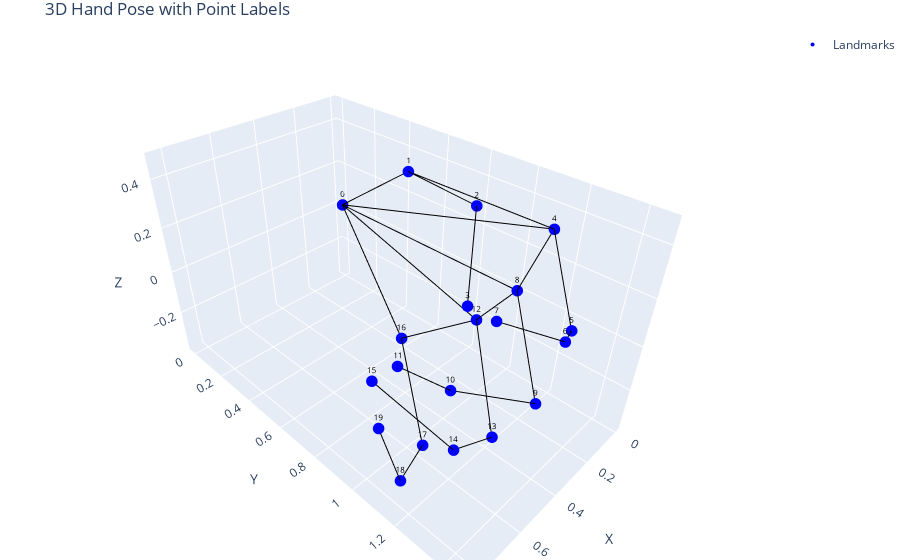
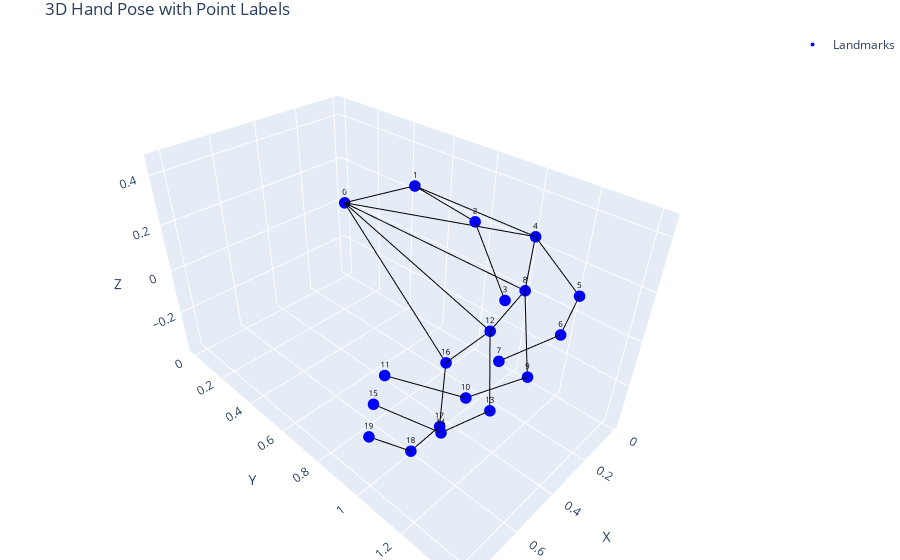

The notebook cell these images were saved under, in order:
### Code cell
# verify they are the same

plot_3d_hand(normalize_hand(landmarks.squeeze(0)))
plot_3d_hand(normalize_hand(forward_hand_kinematics(angles).squeeze(0)))

### Figure 1 — Plotly figure (JSON) as saved in the notebook; plotly's stock layout.template omitted (floating-point values rounded to 4 significant figures)
{"data": [{"marker": {"color": "blue", "size": 4}, "mode": "markers+text", "name": "Landmarks", "text": ["0", "1", "2", "3", "4", "5", "6", "7", "8", "9", "10", "11", "12", "13", "14", "15", "16", "17", "18", "19"], "textfont": {"color": "black", "size": 8}, "textposition": "top center", "type": "scatter3d", "x": [0, 0.2759, 0.3107, 0.5259, -7.451e-09, 0.2737, 0.464, 0.6856, -1.616e-08, 0.3725, 0.6403, 0.8376, 0.1269, 0.4838, 0.6489, 0.8385, 0.3064, 0.5799, 0.7383, 0.7972], "y": [0, 0.6782, 1.004, 1.161, 1.111, 1.376, 1.453, 1.37, 1, 1.352, 1.21, 1.178, 0.9157, 1.276, 1.246, 1.078, 0.6874, 1.058, 1.102, 1.06], "z": [0, 0.4745, 0.4751, 0.2829, 0.3115, 0.1697, 0.2812, 0.4276, -7.509e-09, -0.08919, 0.05427, 0.2548, -0.1169, -0.2186, -0.1727, 0.1358, -0.2372, -0.3558, -0.3704, -0.1033]}, {"line": {"color": "black", "width": 2}, "mode": "lines", "showlegend": false, "type": "scatter3d", "x": [0, 0.2759], "y": [0, 0.6782], "z": [0, 0.4745]}, {"line": {"color": "black", "width": 2}, "mode": "lines", "showlegend": false, "type": "scatter3d", "x": [0.2759, 0.3107], "y": [0.6782, 1.004], "z": [0.4745, 0.4751]}, {"line": {"color": "black", "width": 2}, "mode": "lines", "showlegend": false, "type": "scatter3d", "x": [0.3107, 0.5259], "y": [1.004, 1.161], "z": [0.4751, 0.2829]}, {"line": {"color": "black", "width": 2}, "mode": "lines", "showlegend": false, "type": "scatter3d", "x": [0, -7.451e-09], "y": [0, 1.111], "z": [0, 0.3115]}, {"line": {"color": "black", "width": 2}, "mode": "lines", "showlegend": false, "type": "scatter3d", "x": [-7.451e-09, 0.2737], "y": [1.111, 1.376], "z": [0.3115, 0.1697]}, {"line": {"color": "black", "width": 2}, "mode": "lines", "showlegend": false, "type": "scatter3d", "x": [0.2737, 0.464], "y": [1.376, 1.453], "z": [0.1697, 0.2812]}, {"line": {"color": "black", "width": 2}, "mode": "lines", "showlegend": false, "type": "scatter3d", "x": [0.464, 0.6856], "y": [1.453, 1.37], "z": [0.2812, 0.4276]}, {"line": {"color": "black", "width": 2}, "mode": "lines", "showlegend": false, "type": "scatter3d", "x": [0, -1.616e-08], "y": [0, 1], "z": [0, -7.509e-09]}, {"line": {"color": "black", "width": 2}, "mode": "lines", "showlegend": false, "type": "scatter3d", "x": [-1.616e-08, 0.3725], "y": [1, 1.352], "z": [-7.509e-09, -0.08919]}, {"line": {"color": "black", "width": 2}, "mode": "lines", "showlegend": false, "type": "scatter3d", "x": [0.3725, 0.6403], "y": [1.352, 1.21], "z": [-0.08919, 0.05427]}, {"line": {"color": "black", "width": 2}, "mode": "lines", "showlegend": false, "type": "scatter3d", "x": [0.6403, 0.8376], "y": [1.21, 1.178], "z": [0.05427, 0.2548]}, {"line": {"color": "black", "width": 2}, "mode": "lines", "showlegend": false, "type": "scatter3d", "x": [0, 0.1269], "y": [0, 0.9157], "z": [0, -0.1169]}, {"line": {"color": "black", "width": 2}, "mode": "lines", "showlegend": false, "type": "scatter3d", "x": [0.1269, 0.4838], "y": [0.9157, 1.276], "z": [-0.1169, -0.2186]}, {"line": {"color": "black", "width": 2}, "mode": "lines", "showlegend": false, "type": "scatter3d", "x": [0.4838, 0.6489], "y": [1.276, 1.246], "z": [-0.2186, -0.1727]}, {"line": {"color": "black", "width": 2}, "mode": "lines", "showlegend": false, "type": "scatter3d", "x": [0.6489, 0.8385], "y": [1.246, 1.078], "z": [-0.1727, 0.1358]}, {"line": {"color": "black", "width": 2}, "mode": "lines", "showlegend": false, "type": "scatter3d", "x": [0, 0.3064], "y": [0, 0.6874], "z": [0, -0.2372]}, {"line": {"color": "black", "width": 2}, "mode": "lines", "showlegend": false, "type": "scatter3d", "x": [0.3064, 0.5799], "y": [0.6874, 1.058], "z": [-0.2372, -0.3558]}, {"line": {"color": "black", "width": 2}, "mode": "lines", "showlegend": false, "type": "scatter3d", "x": [0.5799, 0.7383], "y": [1.058, 1.102], "z": [-0.3558, -0.3704]}, {"line": {"color": "black", "width": 2}, "mode": "lines", "showlegend": false, "type": "scatter3d", "x": [0.7383, 0.7972], "y": [1.102, 1.06], "z": [-0.3704, -0.1033]}, {"line": {"color": "black", "width": 2}, "mode": "lines", "showlegend": false, "type": "scatter3d", "x": [0.2759, -7.451e-09], "y": [0.6782, 1.111], "z": [0.4745, 0.3115]}, {"line": {"color": "black", "width": 2}, "mode": "lines", "showlegend": false, "type": "scatter3d", "x": [-7.451e-09, -1.616e-08], "y": [1.111, 1], "z": [0.3115, -7.509e-09]}, {"line": {"color": "black", "width": 2}, "mode": "lines", "showlegend": false, "type": "scatter3d", "x": [-1.616e-08, 0.1269], "y": [1, 0.9157], "z": [-7.509e-09, -0.1169]}, {"line": {"color": "black", "width": 2}, "mode": "lines", "showlegend": false, "type": "scatter3d", "x": [0.1269, 0.3064], "y": [0.9157, 0.6874], "z": [-0.1169, -0.2372]}], "layout": {"margin": {"b": 0, "l": 0, "r": 0, "t": 30}, "scene": {"xaxis": {"title": {"text": "X"}}, "yaxis": {"title": {"text": "Y"}}, "zaxis": {"title": {"text": "Z"}}}, "title": {"text": "3D Hand Pose with Point Labels"}}}

### Figure 2 — Plotly figure (JSON) as saved in the notebook; plotly's stock layout.template omitted (floating-point values rounded to 4 significant figures)
{"data": [{"marker": {"color": "blue", "size": 4}, "mode": "markers+text", "name": "Landmarks", "text": ["0", "1", "2", "3", "4", "5", "6", "7", "8", "9", "10", "11", "12", "13", "14", "15", "16", "17", "18", "19"], "textfont": {"color": "black", "size": 8}, "textposition": "top center", "type": "scatter3d", "x": [0, 0.2865, 0.3902, 0.4903, 0, 0.2396, 0.4776, 0.7073, -1.003e-07, 0.3605, 0.6358, 0.8227, 0.08506, 0.407, 0.6674, 0.8323, 0.1999, 0.4556, 0.6538, 0.8102], "y": [0, 0.6963, 1.032, 1.23, 1.009, 1.324, 1.405, 1.373, 1, 1.266, 1.234, 1.094, 0.9249, 1.174, 1.178, 1.057, 0.8108, 1.003, 1.045, 1.01], "z": [0, 0.4174, 0.4525, 0.3226, 0.2333, 0.258, 0.2929, 0.3229, -2.249e-08, -0.02344, 0.05466, 0.1709, -0.1853, -0.2052, -0.1089, 0.04316, -0.3463, -0.3733, -0.31, -0.1458]}, {"line": {"color": "black", "width": 2}, "mode": "lines", "showlegend": false, "type": "scatter3d", "x": [0, 0.2865], "y": [0, 0.6963], "z": [0, 0.4174]}, {"line": {"color": "black", "width": 2}, "mode": "lines", "showlegend": false, "type": "scatter3d", "x": [0.2865, 0.3902], "y": [0.6963, 1.032], "z": [0.4174, 0.4525]}, {"line": {"color": "black", "width": 2}, "mode": "lines", "showlegend": false, "type": "scatter3d", "x": [0.3902, 0.4903], "y": [1.032, 1.23], "z": [0.4525, 0.3226]}, {"line": {"color": "black", "width": 2}, "mode": "lines", "showlegend": false, "type": "scatter3d", "x": [0, 0], "y": [0, 1.009], "z": [0, 0.2333]}, {"line": {"color": "black", "width": 2}, "mode": "lines", "showlegend": false, "type": "scatter3d", "x": [0, 0.2396], "y": [1.009, 1.324], "z": [0.2333, 0.258]}, {"line": {"color": "black", "width": 2}, "mode": "lines", "showlegend": false, "type": "scatter3d", "x": [0.2396, 0.4776], "y": [1.324, 1.405], "z": [0.258, 0.2929]}, {"line": {"color": "black", "width": 2}, "mode": "lines", "showlegend": false, "type": "scatter3d", "x": [0.4776, 0.7073], "y": [1.405, 1.373], "z": [0.2929, 0.3229]}, {"line": {"color": "black", "width": 2}, "mode": "lines", "showlegend": false, "type": "scatter3d", "x": [0, -1.003e-07], "y": [0, 1], "z": [0, -2.249e-08]}, {"line": {"color": "black", "width": 2}, "mode": "lines", "showlegend": false, "type": "scatter3d", "x": [-1.003e-07, 0.3605], "y": [1, 1.266], "z": [-2.249e-08, -0.02344]}, {"line": {"color": "black", "width": 2}, "mode": "lines", "showlegend": false, "type": "scatter3d", "x": [0.3605, 0.6358], "y": [1.266, 1.234], "z": [-0.02344, 0.05466]}, {"line": {"color": "black", "width": 2}, "mode": "lines", "showlegend": false, "type": "scatter3d", "x": [0.6358, 0.8227], "y": [1.234, 1.094], "z": [0.05466, 0.1709]}, {"line": {"color": "black", "width": 2}, "mode": "lines", "showlegend": false, "type": "scatter3d", "x": [0, 0.08506], "y": [0, 0.9249], "z": [0, -0.1853]}, {"line": {"color": "black", "width": 2}, "mode": "lines", "showlegend": false, "type": "scatter3d", "x": [0.08506, 0.407], "y": [0.9249, 1.174], "z": [-0.1853, -0.2052]}, {"line": {"color": "black", "width": 2}, "mode": "lines", "showlegend": false, "type": "scatter3d", "x": [0.407, 0.6674], "y": [1.174, 1.178], "z": [-0.2052, -0.1089]}, {"line": {"color": "black", "width": 2}, "mode": "lines", "showlegend": false, "type": "scatter3d", "x": [0.6674, 0.8323], "y": [1.178, 1.057], "z": [-0.1089, 0.04316]}, {"line": {"color": "black", "width": 2}, "mode": "lines", "showlegend": false, "type": "scatter3d", "x": [0, 0.1999], "y": [0, 0.8108], "z": [0, -0.3463]}, {"line": {"color": "black", "width": 2}, "mode": "lines", "showlegend": false, "type": "scatter3d", "x": [0.1999, 0.4556], "y": [0.8108, 1.003], "z": [-0.3463, -0.3733]}, {"line": {"color": "black", "width": 2}, "mode": "lines", "showlegend": false, "type": "scatter3d", "x": [0.4556, 0.6538], "y": [1.003, 1.045], "z": [-0.3733, -0.31]}, {"line": {"color": "black", "width": 2}, "mode": "lines", "showlegend": false, "type": "scatter3d", "x": [0.6538, 0.8102], "y": [1.045, 1.01], "z": [-0.31, -0.1458]}, {"line": {"color": "black", "width": 2}, "mode": "lines", "showlegend": false, "type": "scatter3d", "x": [0.2865, 0], "y": [0.6963, 1.009], "z": [0.4174, 0.2333]}, {"line": {"color": "black", "width": 2}, "mode": "lines", "showlegend": false, "type": "scatter3d", "x": [0, -1.003e-07], "y": [1.009, 1], "z": [0.2333, -2.249e-08]}, {"line": {"color": "black", "width": 2}, "mode": "lines", "showlegend": false, "type": "scatter3d", "x": [-1.003e-07, 0.08506], "y": [1, 0.9249], "z": [-2.249e-08, -0.1853]}, {"line": {"color": "black", "width": 2}, "mode": "lines", "showlegend": false, "type": "scatter3d", "x": [0.08506, 0.1999], "y": [0.9249, 0.8108], "z": [-0.1853, -0.3463]}], "layout": {"margin": {"b": 0, "l": 0, "r": 0, "t": 30}, "scene": {"xaxis": {"title": {"text": "X"}}, "yaxis": {"title": {"text": "Y"}}, "zaxis": {"title": {"text": "Z"}}}, "title": {"text": "3D Hand Pose with Point Labels"}}}
